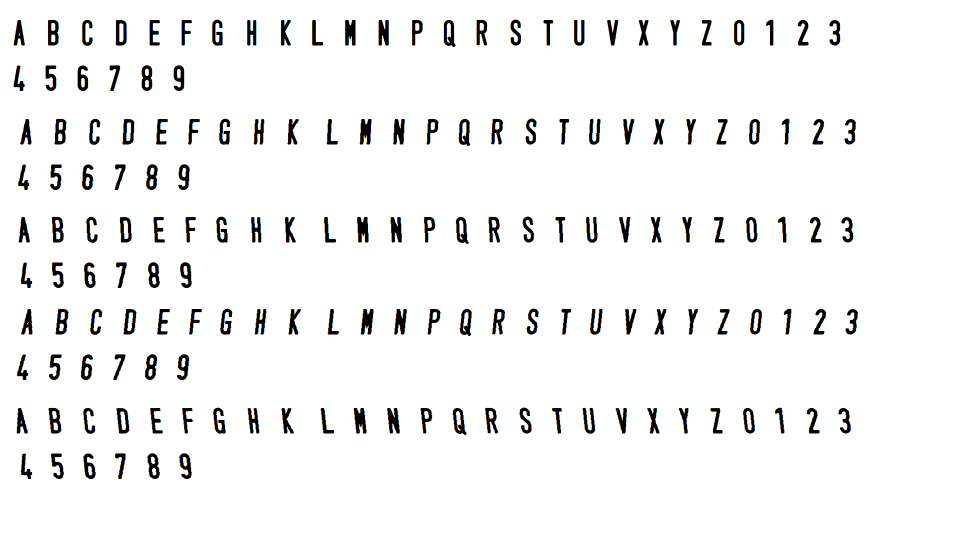
#> input picture data/training_chars.png, 1922 x 1074 px (shown at 1/2 size)
$ python training.py
#> lines starting #> are read from the running program, lines starting #| are printed output that depends on the picture; after the words box and inside, x2 and y2 are one past the last pixel; in counts of white or black regions, pixels touching at a corner belong together
import cv2
import numpy as np
import os

# Đọc ảnh gốc
img = cv2.imread('data/training_chars.png', cv2.IMREAD_GRAYSCALE)
#> img: shape (1074, 1922); min 0, max 255, mean 242.9

# Nhị phân hóa
_, thresh = cv2.threshold(img, 127, 255, cv2.THRESH_BINARY_INV)
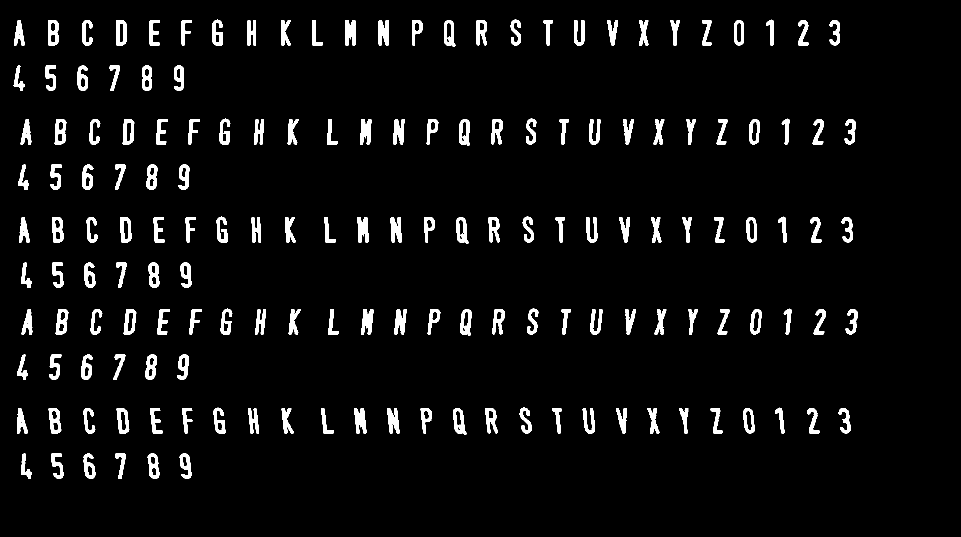
#> thresh: shape (1074, 1922) (shown at 1/2 size); 4.7% white; 160 white regions

# Tìm contour của từng ký tự
contours, _ = cv2.findContours(thresh, cv2.RETR_EXTERNAL, cv2.CHAIN_APPROX_SIMPLE)
#> contours = 160 contours; largest, box (x1, y1, x2, y2) and area: (247, 618, 273, 669) 958, (240, 434, 263, 485) 958, (245, 238, 269, 289) 958, (232, 40, 253, 91) 958, (233, 816, 259, 867) 958

chars = []
for cnt in contours:
    x, y, w, h = cv2.boundingRect(cnt)
    roi = thresh[y:y+h, x:x+w]
    roi = cv2.resize(roi, (28, 28))
    chars.append(roi)
#> this loop made 160 passes
#> (x, y, w, h) on passes 1 to 3: (359, 907, 24, 51), (295, 907, 24, 51), (230, 907, 21, 51)
#> pass 1, `roi = thresh[y:y+h, x:x+w]`:
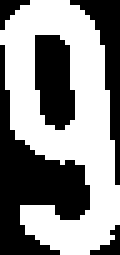
#> roi: shape (51, 24) (shown 5 times larger); 54.6% white; 5 black regions (2 under 20 px), largest, box (x1, y1, x2, y2) and area: (0, 9, 18, 51) 292, (7, 7, 15, 26) 122, (14, 0, 24, 37) 109
#> pass 1, `roi = cv2.resize(roi, (28, 28))`:
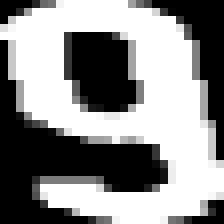
#> roi: shape (28, 28) (shown 8 times larger); min 0, max 255, mean 139.6
#> pass 2, `roi = thresh[y:y+h, x:x+w]`:
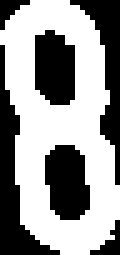
#> roi: shape (51, 24) (shown 5 times larger); 58% white; 6 black regions (2 under 20 px), largest, box (x1, y1, x2, y2) and area: (0, 9, 12, 51) 147, (14, 0, 24, 37) 121, (9, 29, 18, 44) 108, (7, 6, 15, 21) 103
#> pass 2, `roi = cv2.resize(roi, (28, 28))`:
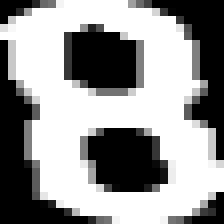
#> roi: shape (28, 28) (shown 8 times larger); min 0, max 255, mean 148.2
#> after the loop, chars = 160 items

X = np.array(chars).reshape(-1, 28, 28, 1) / 255.0
#> (the run stopped early here; a loop or call above may not have finished)
